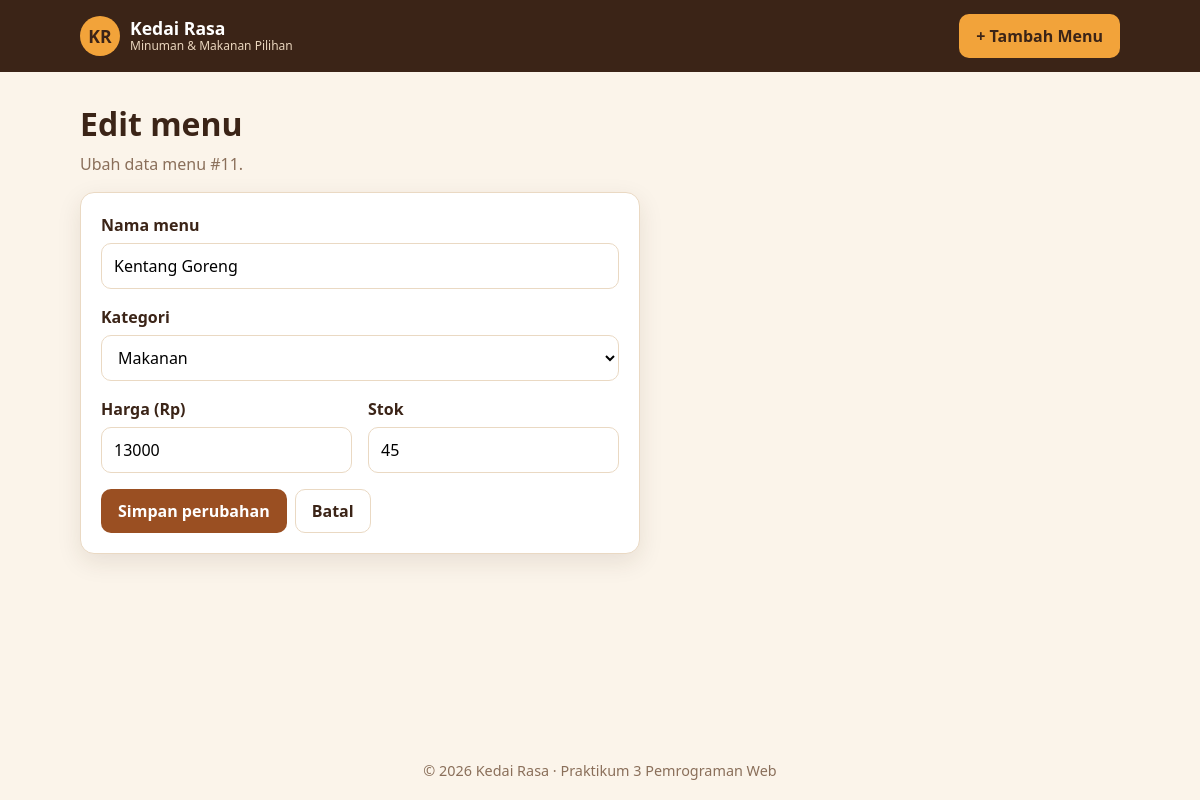
/edit.php?id=11, run on the app's committed database.
### tables this page shows
CREATE TABLE products (
  id         INT AUTO_INCREMENT PRIMARY KEY,
  name       VARCHAR(100)  NOT NULL UNIQUE,
  category   VARCHAR(50)   NOT NULL DEFAULT 'Minuman',
  price      DECIMAL(12,2) NOT NULL,
  stock      INT           NOT NULL DEFAULT 0,
  created_at TIMESTAMP     DEFAULT CURRENT_TIMESTAMP
);

### config/helpers.php (called while the page is built, shortened)
<?php
function e($value): string
{
    return htmlspecialchars((string) $value, ENT_QUOTES, 'UTF-8');
}
function get_categories(?PDO $pdo = null): array
{
    return CATEGORIES;
}

### includes/product_form.php (the view, shortened to what this page needs)
<form class="card form" action="<?= e($action) ?>" method="POST">
  <div class="field">
    <label for="name">Nama menu</label>
    <input id="name" name="name" minlength="3" maxlength="100" required
           value="<?= e($old['name']) ?>"
           class="<?= isset($errors['name']) ? 'is-invalid' : '' ?>">
  </div>
  <div class="field">
    <label for="category">Kategori</label>
    <select id="category" name="category" required
            class="<?= isset($errors['category']) ? 'is-invalid' : '' ?>">
      <?php foreach ($categories as $c): ?>
        <option value="<?= e($c) ?>" <?= $old['category'] === $c ? 'selected' : '' ?>><?= e($c) ?></option>
      <?php endforeach; ?>
    </select>
  </div>
  <div class="row">
    <div class="field">
      <label for="price">Harga (Rp)</label>
      <input id="price" name="price" type="number" min="1" step="any" required
             value="<?= e($old['price']) ?>"
             class="<?= isset($errors['price']) ? 'is-invalid' : '' ?>">
    </div>
    <div class="field">
      <label for="stock">Stok</label>
      <input id="stock" name="stock" type="number" min="0" step="1" required
             value="<?= e($old['stock']) ?>"
             class="<?= isset($errors['stock']) ? 'is-invalid' : '' ?>">
    </div>
  </div>
  <div class="actions">
    <button type="submit" class="btn btn--primary"><?= e($submitLabel) ?></button>
    <a class="btn btn--ghost" href="index.php">Batal</a>
  </div>
</form>

### public/assets/style.css (style rules this page uses)
*, *::before, *::after { box-sizing: border-box; }
:root { --ink: #3b2417; --primary: #9a4f22; --primary-dark: #7a3d19; --accent: #f2a33a; --danger: #c0392b; --bg: #fbf4ea; --line: #ead9c3; --muted: #8a6f5a; }
body { margin: 0; font-family: "Segoe UI", Arial, sans-serif; color: var(--ink); background: var(--bg); line-height: 1.5; min-height: 100vh; display: flex; flex-direction: column; }
.card { margin: 0; padding: 20px; border: 1px solid var(--line); border-radius: 14px; background: #fff; box-shadow: 0 8px 24px rgba(59, 36, 23, .10); }
.btn { display: inline-block; padding: 9px 16px; border: 1px solid transparent; border-radius: 10px; font: inherit; font-weight: 600; cursor: pointer; text-decoration: none; transition: transform .1s, background .15s; }
.btn--primary { background: var(--primary); color: #fff; }
.btn--ghost { background: #fff; color: var(--ink); border-color: var(--line); }
input, select { width: 100%; padding: 10px 12px; border: 1px solid var(--line); border-radius: 10px; font: inherit; background: #fff; }
.actions { display: flex; gap: 8px; margin-top: auto; }
.form { max-width: 560px; margin-bottom: 32px; }
.field { flex: 1 1 200px; margin-bottom: 16px; }
.field label { display: block; margin-bottom: 6px; font-weight: 600; }
.row { display: flex; flex-wrap: wrap; gap: 16px; }

### data on the page
products: name "Kentang Goreng", price "13000", stock "45"

### other printed values
APP_INITIAL "KR"
APP_NAME "Kedai Rasa"
APP_TAGLINE "Minuman & Makanan Pilihan"
$id "11"
$submitLabel "Simpan perubahan"
form field category "Makanan"
